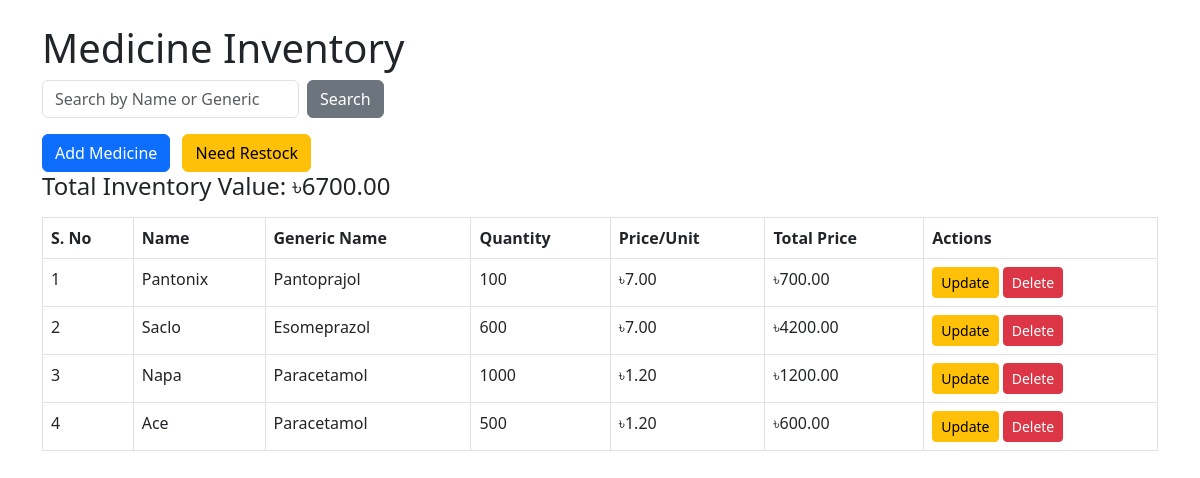
The page / on the database its author committed.
### tables this page shows
CREATE TABLE medicine (
    id INTEGER PRIMARY KEY AUTOINCREMENT,
    name TEXT NOT NULL,
    generic_name TEXT NOT NULL,
    quantity INTEGER NOT NULL CHECK(quantity >= 0),
    price REAL NOT NULL
);

### app.py (the view)
@app.route('/')
def index():
    search = request.args.get('q', '').strip()
    conn = get_db_connection()
    if search:
        like = f"%{search}%"
        medicines = conn.execute(
            'SELECT * FROM medicine WHERE name LIKE ? OR generic_name LIKE ?',
            (like, like)
        ).fetchall()
    else:
        medicines = conn.execute('SELECT * FROM medicine').fetchall()
    conn.close()
    grand_total = sum(m['quantity'] * m['price'] for m in medicines)
    return render_template('index.html',
                           medicines=medicines,
                           grand_total=grand_total,
                           search=search)

### app.py (called while the page is built)
def get_db_connection():
    conn = sqlite3.connect('medicine.db')
    conn.row_factory = sqlite3.Row
    return conn

### templates/index.html (shortened to what this page needs)
<!doctype html>
<html>
<head>
  <link rel="stylesheet"
        href="https://cdn.jsdelivr.net/npm/bootstrap@5.3.0/dist/css/bootstrap.min.css">
</head>
<body class="container mt-4">
  <h1>Medicine Inventory</h1>
  <form method="GET" action="{{ url_for('index') }}" class="row g-2 mb-3">
    <div class="col-auto">
      <input type="text"
             name="q"
             class="form-control"
             placeholder="Search by Name or Generic"
             value="{{ search }}">
    </div>
    <div class="col-auto">
      <button type="submit" class="btn btn-secondary">Search</button>
    </div>
  </form>
  <a href="{{ url_for('add') }}" class="btn btn-primary">Add Medicine</a>
  <a href="{{ url_for('restock') }}" class="btn btn-warning ms-2">Need Restock</a>
  <h4>Total Inventory Value: ৳{{ '%.2f'|format(grand_total) }}</h4>
  <table class="table table-bordered mt-3">
    <thead>
      <tr>
        <th>S. No</th>
        <th>Name</th>
        <th>Generic Name</th>
        <th>Quantity</th>
        <th>Price/Unit</th>
        <th>Total Price</th>
        <th>Actions</th>
      </tr>
    </thead>
    <tbody>
      {% for med in medicines %}
      {% set line_total = med.quantity * med.price %}
      <tr>
        <td>{{ loop.index }}</td>
        <td>{{ med.name }}</td>
        <td>{{ med.generic_name }}</td>
        <td>{{ med.quantity }}</td>
        <td>৳{{ '%.2f'|format(med.price) }}</td>
        <td>৳{{ '%.2f'|format(line_total) }}</td>
        <td>
          <a href="{{ url_for('update', id=med.id) }}"
             class="btn btn-sm btn-warning">Update</a>
          <form action="{{ url_for('delete', id=med.id) }}"
                method="POST" style="display:inline">
            <button type="submit"
                    class="btn btn-sm btn-danger"
                    onclick="return confirm('Delete this medicine?');">
              Delete
            </button>
          </form>
        </td>
      </tr>
      {% endfor %}
    </tbody>
  </table>
</body>
</html>

### rows shown on the page
medicine: name "Pantonix", generic_name "Pantoprajol", quantity "100", price "7.00", line_total "700.00"
medicine: name "Saclo", generic_name "Esomeprazol", quantity "600", price "7.00", line_total "4200.00"
medicine: name "Napa", generic_name "Paracetamol", quantity "1000", price "1.20", line_total "1200.00"
medicine: name "Ace", generic_name "Paracetamol", quantity "500", price "1.20", line_total "600.00"

### other values the page prints
{{ '%.2f'|format(grand_total) }} "6700.00"
